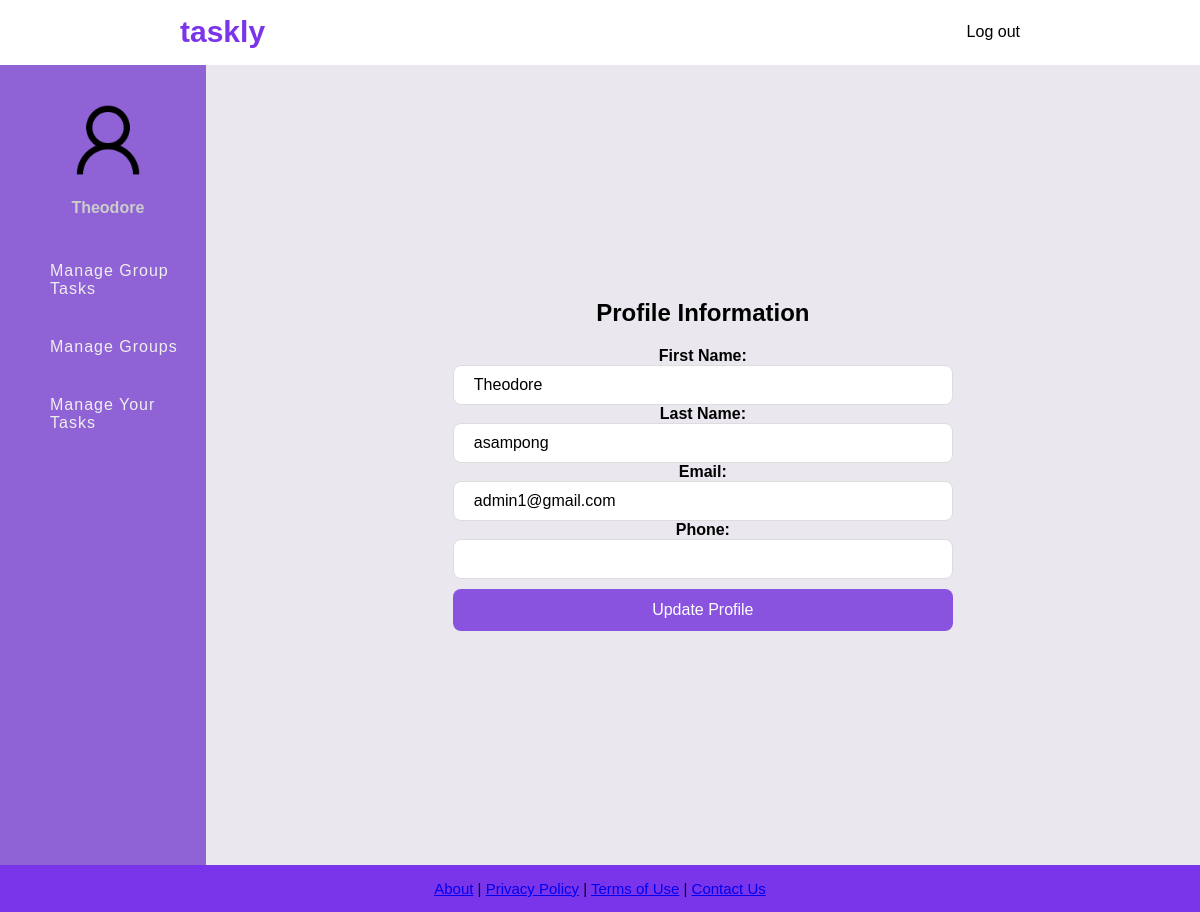
/admin-profile.php (signed in), run on the app's committed database.
### tables this page shows
CREATE TABLE User (
    User_ID INTEGER PRIMARY KEY AUTOINCREMENT,
    User_Fname VARCHAR(100) NOT NULL,
    User_Lname VARCHAR(100) NOT NULL,
    User_Email VARCHAR(255) NOT NULL UNIQUE,
    User_TelNo VARCHAR(20) NOT NULL,
    User_Password VARCHAR(255) NOT NULL,
    User_Role VARCHAR(50) NOT NULL
);

### admin-profile.php (the view, shortened to what this page needs)
<?php
include 'db.php';
$userId = $_SESSION['User_ID'];
$stmt = $conn->prepare("SELECT * FROM User WHERE User_ID = :id");
$stmt->execute(['id' => $userId]);
$user = $stmt->fetch(PDO::FETCH_ASSOC);
?>
<!DOCTYPE html>
<html lang="en">
<head>
    <link rel="stylesheet" href="css/global.css">
</head>
<body>
    <header class="navbar">
        <a href="admin.php" class="navbar_title2"><h1>taskly</h1></a>
        <a href="logout.php" class="navbar-index">Log out</a>
    </header>
    <div class="container">
        <nav class="sidebar">
            <div class="user-profile">
                <a href="admin-profile.php"><img src="images/Sample_User_Icon.png" alt="User"></a>
                <h4><?= htmlspecialchars($_SESSION['User_Fname']) ?></h4>
            </div>
            <ul>
                <li><a href="admin-tasks.php">Manage Group Tasks</a></li>
                <li><a href="admin-group.php">Manage Groups</a></li>
                <li><a href="admin-task_personal.php">Manage Your Tasks</a></li>
            </ul>
        </nav>
        <section class="main-content">
            <div class="profile-page_content">
                <h2>Profile Information</h2>
                <div class="profile-page_section">
                <form method="POST" class="profile-page_form">
                    <label class="profile-page__label">First Name:</label>
                    <input type="text" name="first_name" class="profile-page__input" value="<?= htmlspecialchars($user['User_Fname']) ?>" required>
                    <label class="profile-page__label">Last Name:</label>
                    <input type="text" name="last_name" class="profile-page__input" value="<?= htmlspecialchars($user['User_Lname']) ?>" required>
                    <label class="profile-page__label">Email:</label>
                    <input type="email" name="email" class="profile-page__input" value="<?= htmlspecialchars($user['User_Email']) ?>" required>
                    <label class="profile-page__label">Phone:</label>
                    <input type="text" name="phone" class="profile-page__input" value="<?= htmlspecialchars($user['User_TelNo']) ?>">
                    <button type="submit" class="btn btn--update">Update Profile</button>
                </form>
                </div>
            </div>
        </section>
    </div>
    <footer class="footer">
        <p class="footer__text">
            <a href="#">About</a> | <a href="#">Privacy Policy</a> |
            <a href="#">Terms of Use</a> | <a href="#">Contact Us</a>
        </p>
    </footer>
</body>
</html>

### css/global.css (style rules this page uses)
* { padding: 0; margin: 0; box-sizing: border-box; font-family: Arial, sans-serif; }
body { display: flex; flex-direction: column; min-height: 100vh; }
.navbar { color: black; display: flex; justify-content: space-between; align-items: center; padding: 15px 180px; margin-bottom: 1px; }
.navbar_title2 { font-size: 15px; font-weight: bold; color: #7a35ea; text-decoration: none; }
.navbar-index { text-decoration: none; color: black; font-size: 16px; transition: color 0.3s ease; }
.btn { padding: 12px 18px; border: none; border-radius: 8px; font-size: 16px; cursor: pointer; transition: background-color 0.3s ease; width: 100%; }
.container { display: flex; }
.sidebar { width: 250px; min-height: 100vh; background-color: #8f63d5; }
.sidebar ul { margin-top: 20px; list-style: none; }
.sidebar ul li { font-size: 16px; padding: 20px 0px; padding-left: 50px; transition: 500ms background; }
.sidebar ul li a { text-decoration: none; color: #eee; cursor: pointer; letter-spacing: 1px; }
.user-profile { text-align: center; padding-left: 10px; padding-top: 25px; }
.user-profile img { width: 100px; border-radius: 50%; }
.user-profile h4 { color: #ccc; padding: 5px 0; }
.main-content { width: 100%; background-color: #eae7ee; background-size: cover; background-position: center; display: flex; justify-content: center; align-items: center; text-align: center; flex-direction: column; padding: 20px; }
.profile-page_section { width: 100%; max-width: 500px; margin-top: 20px; }
.profile-page__label { font-weight: bold; margin-bottom: 5px; }
.profile-page__input { padding: 10px 20px; border: 1px solid #ddd; border-radius: 8px; font-size: 16px; width: 100%; }
.btn--update { padding: 12px; background-color: #8953df; color: white; border: none; border-radius: 8px; font-size: 16px; transition: background-color 0.3s; margin-top: 10px; }
.footer p { font-size: 15px; text-align: center; }
.footer { background-color: #7a35ea; text-align: center; padding: 15px; width: 100%; margin-top: auto; }

### data on the page
user: first_name "Theodore", last_name "asampong", email "admin1@gmail.com"

### other printed values
$_SESSION['User_Fname'] "Theodore"
